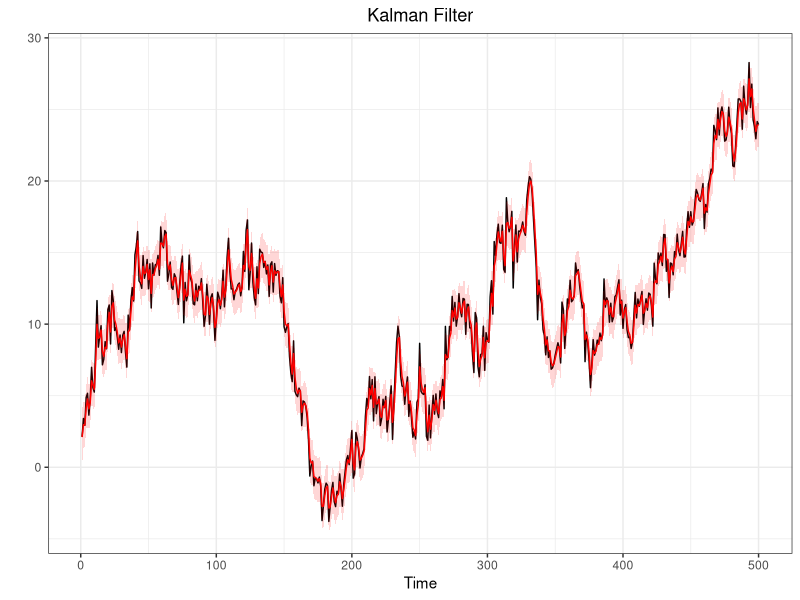
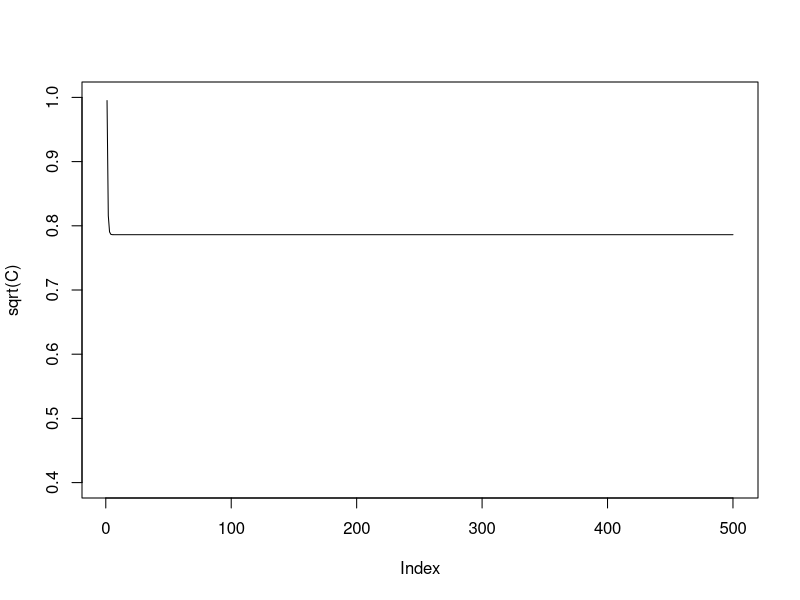

These figures' R source, in order: (Note: this script raises an error after producing the figures.)
#@@@@@@@@@@@@@@@@@@@@##
#   SMC: FILTERING    #
#@@@@@@@@@@@@@@@@@@@@##
library(ggplot2)
q025=function(x){quantile(x,0.025)}
q975=function(x){quantile(x,0.975)}


#Generate a random walk plus noise
#---------------------------------
#n = sample dim
#sigma = obs noise variance
#tau = state noise variance
#x0 = init state

dlm.sim = function(n,sigma,tau,x0){
  x    = rep(0,n)  #state process
  y    = rep(0,n)  #obs process
  x[1] = rnorm(1,x0,tau)
  y[1] = rnorm(1,x[1],sigma)
  for (t in 2:n){
    x[t] = rnorm(1,x[t-1],tau)
    y[t] = rnorm(1,x[t],sigma)
  }
  return(list(x=x,y=y))
}

#Filtering, using data
#---------------------
#y = observed data

DLM<-function(data,sig2,tau2,m0,C0){
  n  = length(data)
  m  = rep(0,n)
  C  = rep(0,n)
  s = rep(0,n)
  S = rep(0,n)
  B  = rep(0,n-1)
  for (t in 1:n){
    if (t==1){
      a = m0
      R = C0 + tau2
    }else{
      a = m[t-1]
      R = C[t-1] + tau2
    }
    A = R/(R+sig2)
    m[t] = (1-A)*a + A*y[t]
    C[t] = A*sig2
    B[t-1] = C[t]/(C[t]+tau2)
  }
  s[n] = m[n]
  S[n] = C[n]
  for (t in (n-1):1){
    s[t] = (1-B[t])*m[t]+B[t]*s[t+1]
    S[t] = (1-B[t])*C[t]+B[t]^2*S[t+1]
  }
  return(list(m=m,C=C,s=s,S=S))
}


#Generate a random walk plus noise
#---------------------------------
n=500
tau2=1
sigma2=1
sigma=sqrt(sigma2)
tau=sqrt(tau2)
x0=0

sim<-dlm.sim(n,sigma,tau,x0)
y<-sim$y
x<-sim$x

#Kalman Filter
#-------------
m0=0
C0=100
filtval<-DLM(y,sigma2,tau2,m0,C0)
m<-filtval$m
C<-filtval$C
Low = m + qnorm(0.025)*sqrt(C)
Up = m + qnorm(0.975)*sqrt(C)

#Put everything in a data frate (for ggplot)
timeframe<-c(1:length(y))
DLM.df<-data.frame(timeframe,y,x,m,C,Low,Up)

#Plots (observetions in black and filtered states in red)
ggplot(DLM.df,aes(x=timeframe))+
  geom_line(aes(y=y))+
  geom_line(aes(y=m),col="red")+
  geom_ribbon(aes(ymin = Low, ymax = Up),
              fill="red",alpha=0.16) +
  labs(x="Time",
       y="")+
  ggtitle("Kalman Filter")+
  theme_bw()+
  theme(plot.title = element_text(hjust = 0.5))

#Sequential Importance Sampling
#------------------------------
#This function produce sequential importance samples
#for Space state model that have linear gaussian state process
#y=data
#N=n°sample produced
#m0,c0,tau and sigma specified as above
#It returns xs,ws and ess which are respectively the filtered states
#the relative weight and the effective sample size for any period.

SISfun<-function(data,N,m0,C0,tau,sigma,smooth){
  xs<-NULL
  ws<-NULL
  ess<-NULL
  x  = rnorm(N,m0,sqrt(C0))
  w  = rep(1/N,N)
  for(t in 1:length(data)){
    x    = rnorm(N,x,tau)                   #sample from N(x_{0},tau)
    w    = w*dnorm(data[t],x,sigma)         #update weight
    xs = rbind(xs,x)
    ws = rbind(ws,w)
    
    wnorm= w/sum(w)                         #normalized weight
    ESS  = 1/sum(wnorm^2)                   #effective sample size
    
    ess =rbind(ess,ESS)
  }
  
  if(smooth){
    xb = matrix(0,n,N)
    for (j in 1:N){
      xb[n,j] = xs[n,j]
      for (t in (n-1):1){
        w = dnorm(xb[t+1,j],xs[t,],tau)
        w = w/sum(w)
        xb[t,j] = sample(xs[t,],size=1,prob=w)
      }
    }
    return(list(xs=xs,ws=ws,ess=ess,xb=xb))
  }else{}
  
  return(list(xs=xs,ws=ws,ess=ess))
}

#Nota: il SIS così costruito (Chopin-Papastiliopoluos) 
#ha problemi con i pesi infatti wnorm dopo un po di iteraioni 
#è un vettore (0,0,...,0,1) dopodichè da errore

#Sequential Importance Sampling with Resampling
#----------------------------------------------
SISRfun<-function(data,N,m0,C0,tau,sigma,smooth){
  if(missing(smooth)){smooth=F}
  ws  = NULL
  xs  = NULL
  ess = NULL
  x   = rnorm(N,m0,sqrt(C0))
  w   = rep(1/N,N)
  n   = length(data)
  for (t in 1:n){
    x1  = rnorm(N,x,tau)
    w1   = w*dnorm(data[t],x1,sigma)
    x   = sample(x1,size=N,replace=T,prob=w1)
    w   = rep(1/N,N)
    
    xs  = rbind(xs,x)
    ws  = rbind(ws,w)
    
    wnorm   = w/sum(w)
    ESS = 1/sum(wnorm^2)
    ess = c(ess,ESS)
  }
  if(smooth){
    xb = matrix(0,n,N)
    for (j in 1:N){
      xb[n,j] = xs[n,j]
      for (t in (n-1):1){
        w = dnorm(xb[t+1,j],xs[t,],tau)
        w = w/sum(w)
        xb[t,j] = sample(xs[t,],size=1,prob=w)
      }
    }
    return(list(xs=xs,ws=ws,ess=ess,xb=xb))
  }else{}
  
  return(list(xs=xs,ws=ws,ess=ess))
}

#Particle Filter
#---------------
PFfun<-function(data,N,m0,C0,tau,sigma){
  xs<-NULL
  ws<-NULL
  ess<-NULL
  x  = rnorm(N,m0,sqrt(C0))
  w  = rep(1/N,N)
   
  for(t in 1:length(data)){
    
    x<-rnorm(N,x,tau)
    w1<-w*dnorm(data[t],x,sigma)
    
    w = w1/sum(w1)
    ESS  = 1/sum(w^2)
    
    if(ESS<(N/2)){
      index<-sample(N,size=N,replace=T,prob=w)
      x<-x[index]
      w<-rep(1/N,N)
    }else{}
    
    xs = rbind(xs,x)
    ws = rbind(ws,w)
    ess =rbind(ess,ESS)
  }
  return(list(xs=xs,ws=ws,ess=ess))
}

#Auxiliary Particle Filter (ESS-based resampling)
#------------------------------------------------
APFfun<-function(data,N,m0,C0,tau,sigma){
  xs<-NULL
  ws<-NULL
  ess<-NULL
  x  = rnorm(N,m0,sqrt(C0))
  w  = rep(1/N,N)
  
  for(t in 1:length(data)){
    
    weight = w*dnorm(data[t],x,sigma)
    k   = sample(1:N,size=N,replace=TRUE,prob=weight)
    x1   = rnorm(N,x[k],tau)
    lw  = dnorm(data[t],x1,sigma,log=TRUE)-dnorm(data[t],x[k],sigma,log=TRUE)
    w   = exp(lw)
    w   = w/sum(w)
    ESS  = 1/sum(w^2)
    
    if(ESS<(N/2)){
      index<-sample(N,size=N,replace=T,prob=w)
      x1<-x1[index]
      w<-rep(1/N,N)
    }else{}
    
    x <- x1
    xs = rbind(xs,x)
    ws = rbind(ws,w)
    ess =rbind(ess,ESS)
    
  }
  return(list(xs=xs,ws=ws,ess=ess))
}

#APF no ESS based resampling
#---------------------------
NAMEfun<-function(data,N,m0,C0,tau,sigma,smooth){
  if(missing(smooth)){smooth=F}
  ws  = NULL
  xs  = NULL
  ess = NULL
  x   = rnorm(N,m0,sqrt(C0))
  w   = rep(1/N,N)
  for (t in 1:n){
    w0  = w*dnorm(data[t],x,sigma)
    k   = sample(1:N,size=N,replace=TRUE,prob=w0)
    x1  = rnorm(N,x[k],tau)
    lw  = dnorm(data[t],x1,sigma,log=TRUE)-dnorm(data[t],x[k],sigma,log=TRUE)
    w   = exp(lw-max(lw))
    w   = w/sum(w)
    ESS = 1/sum(w^2)
    x   = sample(x1,size=N,replace=T,prob=w)
    xs  = rbind(xs,x)
    ws  = rbind(ws,w/sum(w))
    ess = c(ess,ESS)
  }
  
  if(smooth){
    xb = matrix(0,n,N)
    for (j in 1:N){
      xb[n,j] = xs[n,j]
      for (t in (n-1):1){
        w = dnorm(xb[t+1,j],xs[t,],tau)
        w = w/sum(w)
        xb[t,j] = sample(xs[t,],size=1,prob=w)
      }
    }
    return(list(xs=xs,ws=ws,ess=ess,xb=xb))
  }else{}
  
  return(list(xs=xs,ws=ws,ess=ess))
}

#.................................................
#Filtervalues is a function that computes the mean
#and the variance of a SISR already estimated (post estimation command)
Filtervalues<-function(fun){
  xhat<-sapply(1:n,function(i)
    weighted.mean(fun$xs[i,],fun$ws[i,]))
  sdhat<-sapply(1:n,function(i)
    sqrt(weighted.mean((fun$xs[i,]-xhat[i])^2,fun$ws[i,])))
  
  return(list(mean=xhat,sd=sdhat))
  
}
#Example of Comparison (do in GGPLOT if possible)
N<-1000
h<-SISRfun(y,N,m0,C0,tau,sigma)
Var<-Filtervalues(h)$var
plot(sqrt(C),type="l",ylim=c(0.4,1))
par(new=T)
plot(Var,type="l",col="red",ylim=c(0.4,1))

#Filterplot is a function similar to Filtervalues 
#returning plots of median and quantiles
Filterplot<-function(data,fun,title){
  require(ggplot2)
  mx = apply(fun$xs,1,median)
  lx = apply(fun$xs,1,q025)
  ux = apply(fun$xs,1,q975)
  
  timeframe<-c(1:length(data))
  df<-data.frame(timeframe,data,mx,lx,ux)
  
  ggplot(df,aes(x=timeframe))+
    geom_line(aes(y=data))+
    geom_line(aes(y=mx),col="red")+
    geom_ribbon(aes(ymin = lx, ymax = ux),
                fill="red",alpha=0.16) +
    labs(x="Time",
         y="")+
    ggtitle(title)+
    theme_bw()+
    theme(plot.title = element_text(hjust = 0.5))
}

Smoothplot<-function(data,fun,title){
  require(ggplot2)
  mx = apply(fun$xb,1,median)
  lx = apply(fun$xb,1,q025)
  ux = apply(fun$xb,1,q975)
  
  timeframe<-c(1:length(data))
  df<-data.frame(timeframe,data,mx,lx,ux)
  
  ggplot(df,aes(x=timeframe))+
    geom_line(aes(y=data))+
    geom_line(aes(y=mx),col="blue")+
    geom_ribbon(aes(ymin = lx, ymax = ux),
                fill="red",alpha=0.16) +
    labs(x="Time",
         y="")+
    ggtitle(title)+
    theme_bw()+
    theme(plot.title = element_text(hjust = 0.5))
  
}
